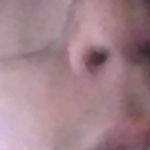
#> input picture metodo1/data__metodo1/luis/rotro_1022.jpg, 150 x 150 px, given in place of the camera
$ python preparando_img_parametodo1.py
#> lines starting #> are read from the running program, lines starting #| are printed output that depends on the picture
import cv2
import os
import imutils
personName = 'luis'
dataPath = "C:/Users/toled/OneDrive/Escritorio/archivos_finales/metodo1/data__metodo1"#Cambia a la ruta donde hayas almacenado Data
personPath = dataPath + '/' + personName
if not os.path.exists(personPath):
    print('Carpeta creada: ',personPath)
    os.makedirs(personPath)
cap = cv2.VideoCapture(0,cv2.CAP_DSHOW)
#cap = cv2.VideoCapture('Video.mp4')
faceClassif = cv2.CascadeClassifier(cv2.data.haarcascades+'haarcascade_frontalface_default.xml')
count = 0
while True:

    ret, frame = cap.read()
#> frame is the input picture: shape (150, 150, 3); mean B, G, R 139, 130, 162.4
    if ret == False: break
    frame =  imutils.resize(frame, width=640)
#> frame: shape (640, 640, 3)
    gray = cv2.cvtColor(frame, cv2.COLOR_BGR2GRAY)
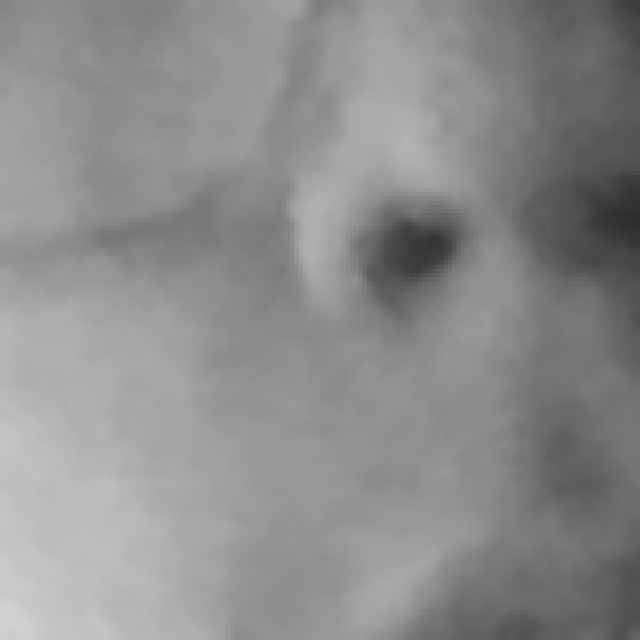
#> gray: shape (640, 640); min 45, max 209, mean 140.7
    auxFrame = frame.copy()
    faces = faceClassif.detectMultiScale(gray,1.3,5)
#> faces = ()
    for (x,y,w,h) in faces:
        cv2.rectangle(frame, (x,y),(x+w,y+h),(0,255,0),2)
        rostro = auxFrame[y:y+h,x:x+w]
        rostro = cv2.resize(rostro,(150,150),interpolation=cv2.INTER_CUBIC)
        cv2.imwrite(personPath + '/rotro_{}.jpg'.format(count),rostro)
        count = count + 1
#> this loop made 0 passes
#> after the loop, count = 0
    cv2.imshow('frame',frame)
    k =  cv2.waitKey(1)
#> (key Esc is pressed here)
    if k == 27 or count >= 2000:
        break
cap.release()
cv2.destroyAllWindows()

$ run again, on metodo1/data__metodo1/luis/rotro_1082.jpg
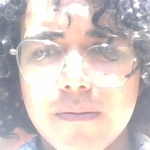
#> input picture metodo1/data__metodo1/luis/rotro_1082.jpg, 150 x 150 px, given in place of the camera
#> frame is the input picture: shape (150, 150, 3); mean B, G, R 195.7, 198.2, 210.2
#> faces = [[31, 31, 559, 559]]
#> the loop `for (x,y,w,h) in faces:` made 1 pass
#> (x, y, w, h, count) on pass 1: (31, 31, 559, 559, 1)
#> pass 1, `rostro = auxFrame[y:y+h,x:x+w]`:
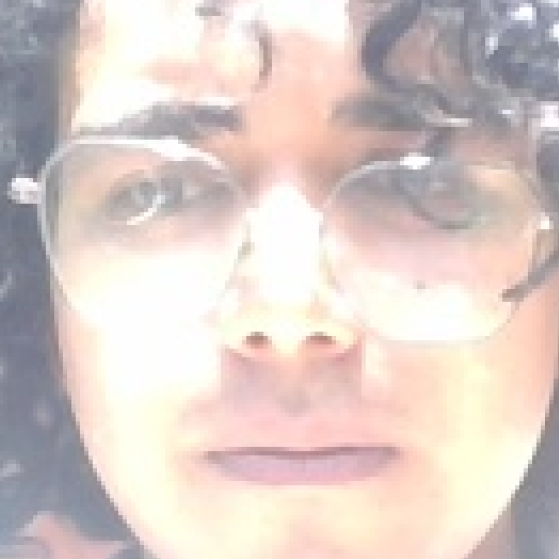
#> rostro: shape (559, 559, 3); mean B, G, R 198.9, 203.9, 218.1
#> after the loop `for (x,y,w,h) in faces:`:
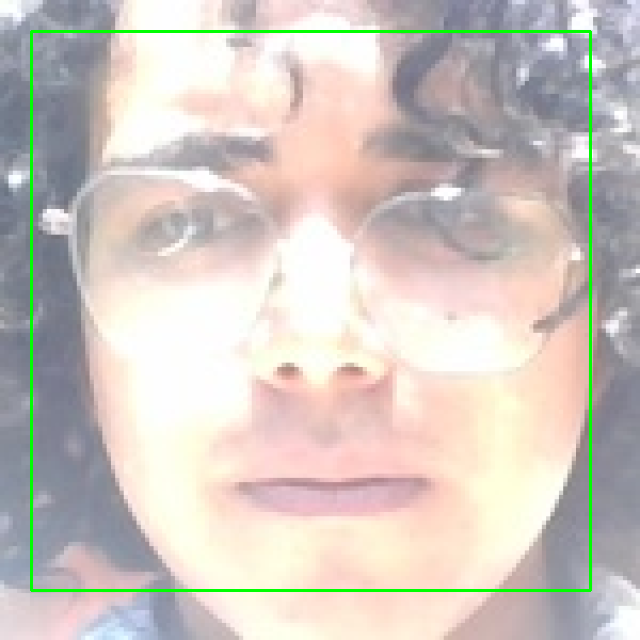
#> frame: shape (640, 640, 3); mean B, G, R 192.7, 199.4, 207.1
#> after the loop `for (x,y,w,h) in faces:`: count = 1

$ run again, on metodo1/data__metodo1/luis/rotro_1115.jpg
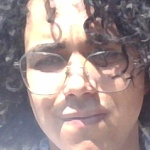
#> input picture metodo1/data__metodo1/luis/rotro_1115.jpg, 150 x 150 px, given in place of the camera
#> frame is the input picture: shape (150, 150, 3); mean B, G, R 142.2, 142.9, 159.2
#> frame: shape (640, 640, 3)
#> `gray = cv2.cvtColor(frame, cv2.COLOR_BGR2GRAY)`:
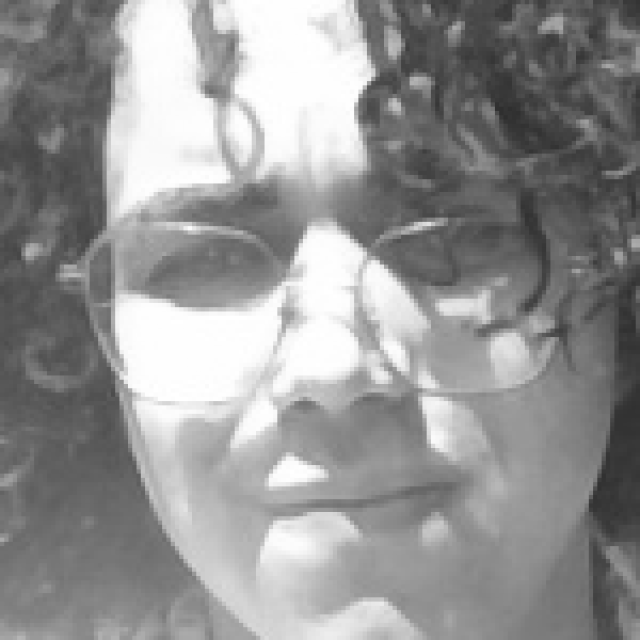
#> gray: shape (640, 640); min 46, max 255, mean 147.7
#> faces = ()
#> after the loop `for (x,y,w,h) in faces:`: count = 0
